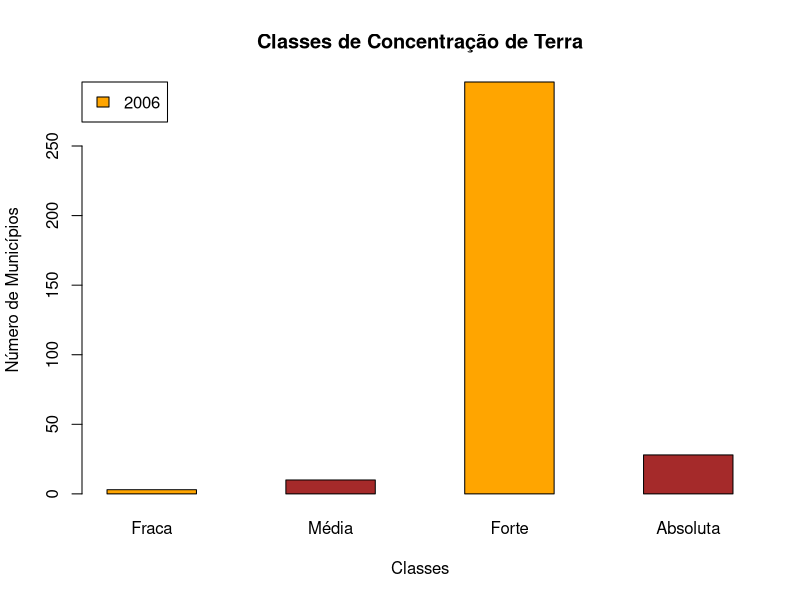

Reproduce this figure in R.
rm(list=ls()) # Limpa todas as variaveis
cat("\f") # Limpa o console

library(pracma)
library(readxl) # Importa biblioteca para ler arquivos .xlsx
library(writexl) # Importa biblioteca para exportar arquivos .xlsx


area_gini2006 <- read_excel("area_gini2006.xlsx")
num_gini2006 <- read_excel("num_gini2006.xlsx")


area_gini <- data.matrix(area_gini2006); 
area_gini <- area_gini[1:nrow(area_gini),2:ncol(area_gini)];
num_gini <- data.matrix(num_gini2006); 
num_gini <- num_gini[1:nrow(num_gini),2:ncol(num_gini)];

## Função para calcular o Gini ###############
GiniTrap <-function(num_gini,area_gini){
X <- cumsum(num_gini/sum(num_gini));
Y <- cumsum(area_gini/sum(area_gini));
G1<-0;
for(k in 2:length(num_gini))
{
  G1 <- G1 + (X[k]-X[k-1])*(Y[k]+Y[k-1]);
}
G <- abs(1-G1);
return(as.numeric(G))
}


## Função para separar o Gini pelas classes de Câmara (1949) ###############
# Dado um vetor de índices de Gini para diferentes municípios, 
# esta função retorna o número de municípios em cada uma das classes
# de concentração fundiária definidas por Câmara (1949).
Gini_Classes <- function(Gini){
  Gini <- round(Gini,3);
  # 4 classes
  CF <- c(0,0.250); # Concentração fraca
  CM <- c(0.251,0.500); # Concentração média
  CFO <- c(0.501,0.900); # Concetração forte
  CA <- c(0.901,1.); # Concentração Absoluta
  nGini_CF<-Gini >= CF[1] & Gini <= CF[2]; nGini_CF<-length(nGini_CF[nGini_CF==TRUE]);
  nGini_CM<-Gini >= CM[1] & Gini <= CM[2]; nGini_CM<-length(nGini_CM[nGini_CM==TRUE]);
  nGini_CFO<-Gini >= CFO[1] & Gini <= CFO[2]; nGini_CFO<-length(nGini_CFO[nGini_CFO==TRUE]);
  nGini_CA<-Gini >= CA[1] & Gini <= CA[2]; nGini_CA<-length(nGini_CA[nGini_CA==TRUE]);
  nGini_Classes <- c(nGini_CF, nGini_CM, nGini_CFO, nGini_CA)
  names(nGini_Classes) <- c("Fraca", "Média", "Forte", "Absoluta")
  
  return(nGini_Classes)
}

#Calcula o Gini
G2006<-0
for(i in 1:337)
{
  G2006[i] <- GiniTrap(num_gini[i,],area_gini[i,])
}

# Gráfico das classes concentração
nGini2006_Classes <- Gini_Classes(G2006);
nGini_Classes <- rbind((nGini2006_Classes));

barplot(nGini_Classes,
        main = "Classes de Concentração de Terra",
        xlab = "Classes",
        ylab = "Número de Municípios",
        col = c("orange","brown"),
        beside = TRUE,
        legend.text = c("2006"),
        args.legend = list(cex=1,x = "topleft")
        )
legend(x=0,y=350, legend = c("2006"), 
       fill=c("orange"))